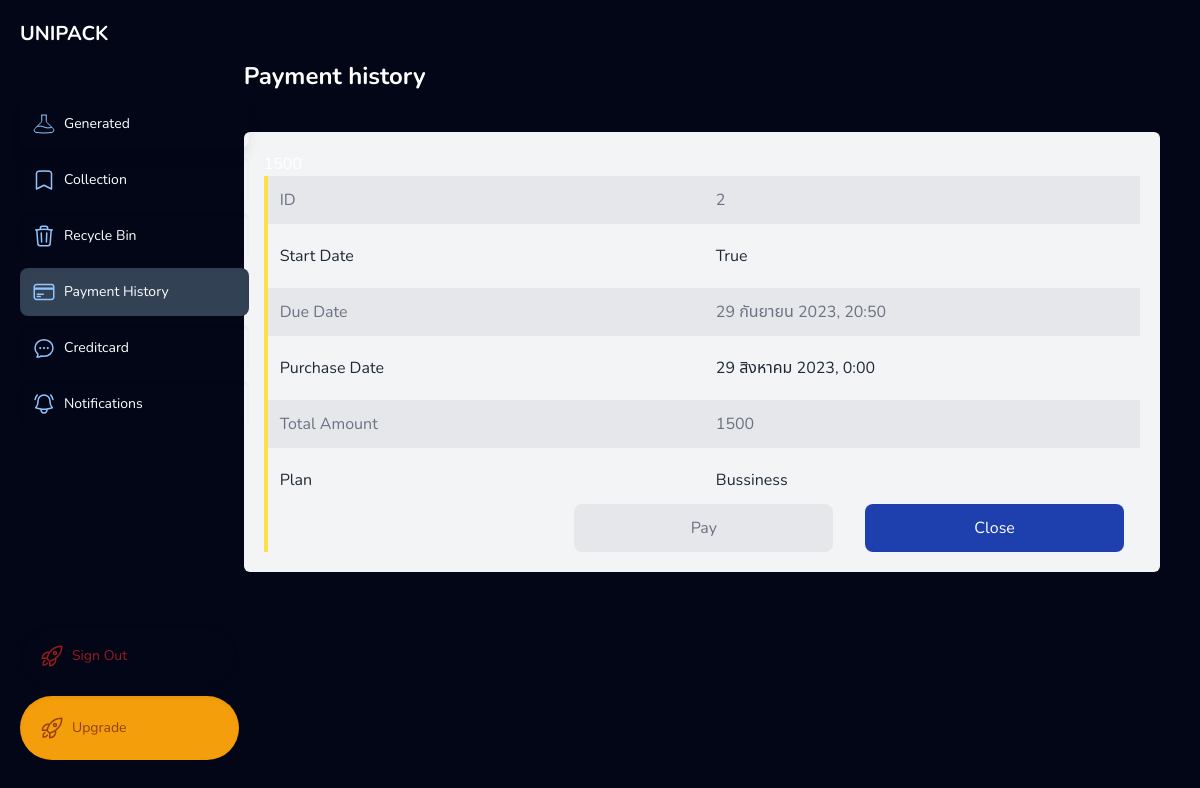
/profile/payment/2 (signed in), run on the app's committed database.
### app_gen/models.py (models this page shows, shortened)
class Transaction(models.Model):
    upgrade_id = models.BigAutoField(auto_created=True, primary_key=True, serialize=False, verbose_name='ID')
    acc_id = models.ForeignKey(User, on_delete=models.CASCADE)
    start_date = models.DateTimeField(null=True)
    duedate = models.DateTimeField(null=True)
    status = models.BooleanField(default=False)
    purchase_date = models.DateTimeField(null=True,blank=True)
    total_amount = models.IntegerField(default=1)

class Class(models.Model):
    class_id = models.BigAutoField(auto_created=True, primary_key=True, serialize=False, verbose_name='ID')
    class_name = models.CharField(max_length=100,null=False)
    class_detail = models.CharField(max_length=1000,default="")
    class_price = models.FloatField(default=0,null=False)
    max_gen_per_date = models.IntegerField(default=0,null=False)
    class Meta:
        verbose_name_plural = "Classes"

### app_gen/views.py (the view)
# urls.py: path('profile/payment/<id>',views.paymentDetail,name='paymentDetail'),
def paymentDetail(request,id):
    try:
        transection = Transaction.objects.get(acc_id=request.session['uid'],upgrade_id=id)
        classObj = Class.objects.get(class_price=transection.total_amount)
        logined  = loginCheck(request)
        context = {}
        if logined:
            username = request.session['username']
            pic = request.session['pic']
            context = {'logined':logined,'username':username,'pic':pic,'payment':'bg-slate-700','pay':transection,'plan':classObj,'notices':NoticesCheck(request)}
        else:
            return HttpResponseRedirect(reverse('login'))
        return render(request,'app_gen/paymentDetail.html',context)
    except:
        pass
    return redirect('payment')

### app_gen/views.py (called while the page is built)
def loginCheck(request):
    if 'uid' in request.session:
        request.session['logined'] = True
        return True
    else:
        return False

def NoticesCheck(request):
    noti  = Notification.objects.filter(acc_id=request.session['uid'],is_read=False).count()
    return noti

### app_gen/templates/app_gen/paymentDetail.html (shortened to what this page needs)
{% extends "app_gen/components/base_profile.html" %}
{% block title %}
<div class="mt-5">Payment history</div>
{% endblock %}
{% block content %}
<div class="grid gap-4 z-0 rounded-md border-1 bg-gray-100 p-5 ">
    <form method="POST" action="/transections/{{pay.upgrade_id}}">
        <input type="text" name="cost" value="{{ pay.total_amount}}">
        <div class="text-gray-800  grid grid-cols-2  gap-y-2 border-l-4 border-yellow-300 ">
            <div class="p-3 text-gray-500 bg-gray-200">ID </div>
            <div class="p-3 text-gray-500 bg-gray-200">{{ pay.upgrade_id}}</div>
            <div class="p-3 ">Start Date </div>
            <div class="p-3 ">{{ pay.status}}</div>
            <div class="p-3 text-gray-500 bg-gray-200">Due Date</div>
            <div class="p-3 text-gray-500 bg-gray-200">{{ pay.duedate}}</div>
            <div class="p-3 ">Purchase Date </div>
            <div class="p-3 ">{{ pay.purchase_date}}</div>
            <div class="p-3 text-gray-500 bg-gray-200">Total Amount </div>
            <div class="p-3 text-gray-500 bg-gray-200">{{ pay.total_amount}}</div>
            <div class="p-3">Plan</div>
            <div class="p-3"><input readonly type="text" name="plan" value="{{ plan.class_name }}"></div>
        </div>
        <div class="text-gray-800  grid grid-cols-3 items-end  gap-y-2 border-l-4 border-yellow-300 ">
            {% if pay.status %}
            <a href="#"
                class="cursor-default bg-gray-200 rounded-lg p-3 mx-4  text-gray-500 text-center duration-150"><button
                    class="cursor-default">Pay</button></a>
            {% else %}
            <input type="text" name="payment" value="ID" hidden>
            <button type="submit" value="pay" name="submit"
                class="bg-gray-800 rounded-lg p-3 mx-4 hover:bg-gray-900 text-white text-center duration-150">Pay</button>
            {% endif %}
            <a href="/profile/payment"
                class="bg-blue-800 rounded-lg p-3 mx-4 hover:bg-blue-900 text-white text-center duration-150"><button>Close</button></a>
        </div>
    </form>
</div>
{% endblock %}

### app_gen/static/app_gen/style.css (style rules this page uses)
* { font-family: 'Nunito','Noto Sans Thai', sans-serif,'LineSeed'; }

### app_gen/templates/app_gen/components/base_profile.html (style rules this page uses)
* { font-family: 'Nunito','Noto Sans Thai', sans-serif,'LineSeed'; }

### app_gen/templates/app_gen/paymentDetail.html (style rules this page uses)
[type=text] { background-color: unset; border: 0; padding: 0; }

### data on the page
Transaction: cost "1500", upgrade_id "2", status "True", duedate "29 กันยายน 2023, 20:50", purchase_date "29 สิงหาคม 2023, 0:00", total_amount "1500"
Class: plan "Bussiness"
